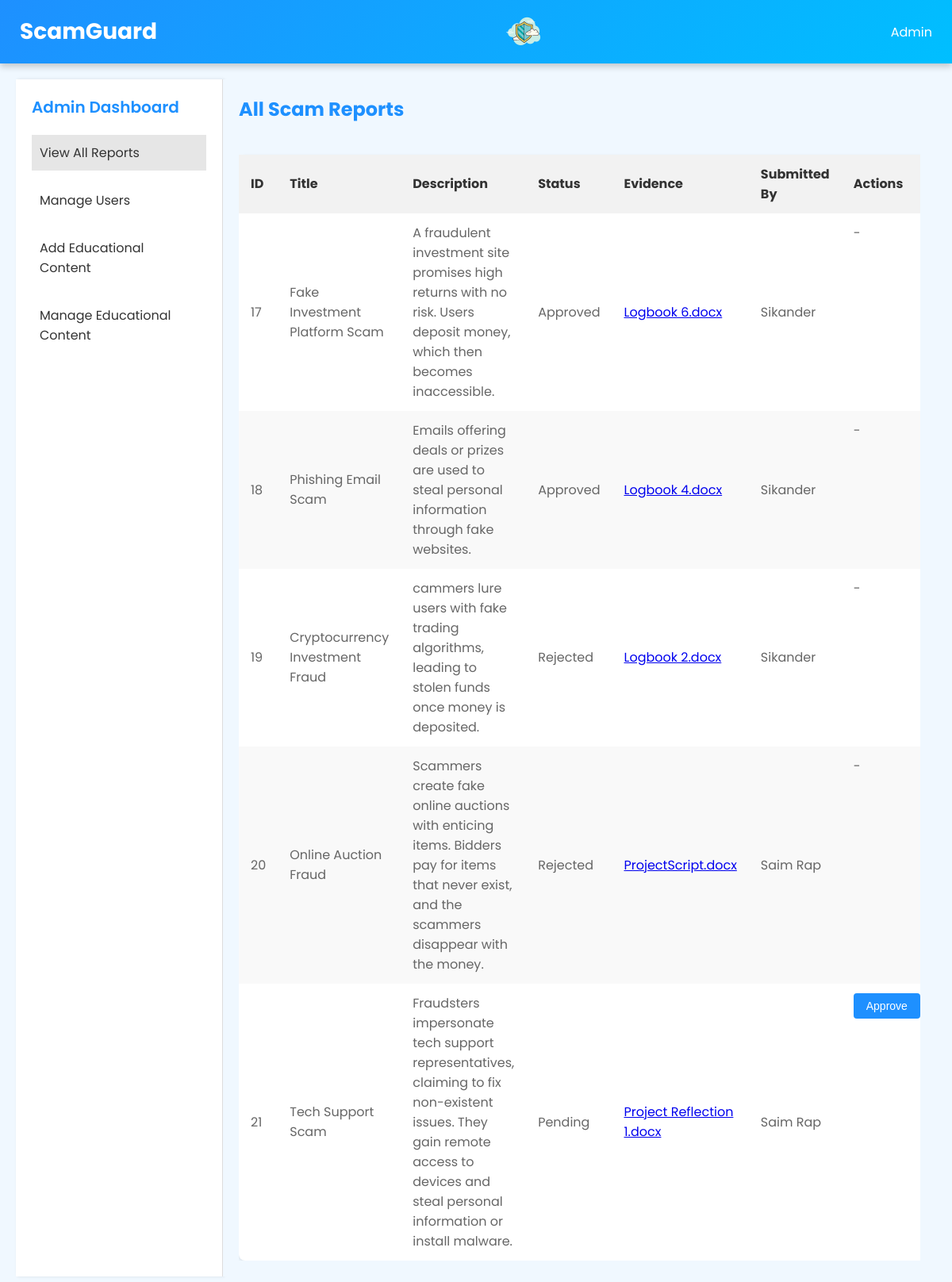
Page /admin/reports/view_all_reports.php (signed in) on the committed database.
### tables this page shows
CREATE TABLE `scam_reports` (
  `id` int(11) NOT NULL,
  `user_id` int(11) DEFAULT NULL,
  `scam_title` varchar(255) DEFAULT NULL,
  `description` text DEFAULT NULL,
  `evidence` text DEFAULT NULL,
  `status` varchar(50) DEFAULT 'Pending'
);

CREATE TABLE `users` (
  `id` int(11) NOT NULL,
  `name` varchar(100) DEFAULT NULL,
  `email` varchar(100) DEFAULT NULL,
  `password` varchar(255) DEFAULT NULL,
  `mobile` varchar(20) DEFAULT NULL,
  `address` text DEFAULT NULL,
  `country` varchar(50) DEFAULT NULL,
  `dob` date DEFAULT NULL,
  `gender` varchar(10) DEFAULT NULL,
  `type` varchar(10) NOT NULL DEFAULT 'user'
);

### session.php (called while the page is built, shortened)
<?php
function html_escape($string) {
    return htmlspecialchars($string, ENT_QUOTES, 'UTF-8');
}
?>

### admin/reports/view_all_reports.php (the view, shortened to what this page needs)
<?php
include '../../session.php';
include 'User.php';
$sql_reports = "SELECT sr.id, sr.scam_title, sr.description, sr.status, sr.evidence, u.name as user_name
                FROM scam_reports sr
                JOIN users u ON sr.user_id = u.id";
$result_reports = $conn->query($sql_reports);
$reports = $result_reports->fetch_all(MYSQLI_ASSOC);
?>
<!DOCTYPE html>
<html lang="en">
<head>
</head>
<body>
    <header>
        <h1 class="header-title">ScamGuard</h1>
        <img src="../../assets/logo.png" alt="ScamGuard Logo">
        <div class="dropdown">
            <span>Admin</span>
        </div>
    </header>
    <div class="main-container">
        <div class="sidebar">
            <h3><a href="../admin_dashboard.php">Admin Dashboard</a></h3>
            <ul>
                <li class='selected'><a href="view_all_reports.php">View All Reports</a></li>
                <li><a href="../users/manage_users.php">Manage Users</a></li>
                <li><a href="../educational_content/add_educational_content.php">Add Educational Content</a></li>
                <li><a href="../educational_content/manage_educational_content.php">Manage Educational Content</a></li>
            </ul>
        </div>
        <div class="content">
            <h2>All Scam Reports</h2>
            <div class="table-container">
                <?php if (empty($reports)): ?>
                    <p class="text-center text-lg">No reports found.</p>
                <?php else: ?>
                    <table>
                        <thead>
                            <tr>
                                <th>ID</th>
                                <th>Title</th>
                                <th>Description</th>
                                <th>Status</th>
                                <th>Evidence</th>
                                <th>Submitted By</th>
                                <th>Actions</th>
                            </tr>
                        </thead>
                        <tbody>
                            <?php foreach ($reports as $report): ?>
                                <tr>
                                    <td><?php echo html_escape($report['id']); ?></td>
                                    <td><?php echo html_escape($report['scam_title']); ?></td>
                                    <td><?php echo html_escape($report['description']); ?></td>
                                    <td><?php echo html_escape($report['status']); ?></td>
                                    <td>
                                        <?php
                                        $evidence_files = explode(',', $report['evidence']);
                                        foreach ($evidence_files as $file_path):
                                            $file_name = basename($file_path);
                                        ?>
                                            <a href="../uploads/<?php echo html_escape($file_path); ?>" download><?php echo html_escape($file_name); ?></a><br>
                                        <?php endforeach; ?>
                                    </td>
                                    <td><?php echo html_escape($report['user_name']); ?></td>
                                    <td class="action-buttons">
                                        <?php if ($report['status'] == 'Pending'): ?>
                                            <form action="approve_report.php" method="POST" style="display:inline;">
                                                <button type="submit" class="approve-button">Approve</button>
                                            </form>
                                        <?php else: ?>
                                            <span>-</span>
                                        <?php endif; ?>
                                    </td>
                                </tr>
                            <?php endforeach; ?>
                        </tbody>
                    </table>
                <?php endif; ?>
            </div>
        </div>
    </div>
</body>
</html>

### admin/reports/view_all_reports.php (style rules this page uses)
body { font-family: 'Poppins', sans-serif; background-color: #f0f8ff; margin: 0; padding: 0; display: flex; flex-direction: column; min-height: 100vh; }
header { background: linear-gradient(135deg, #1e90ff, #00bfff); color: white; padding: 15px 25px; display: flex; align-items: center; justify-content: space-between; box-shadow: 0 4px 8px rgba(0, 0, 0, 0.2); }
header img { height: 50px; }
.header-title { font-size: 28px; margin: 0; font-weight: 700; }
.dropdown { position: relative; display: inline-flex; align-items: center; }
h3 a { text-decoration: none; color: #1e90ff; }
.main-container { display: flex; flex: 1; flex-direction: row; overflow: hidden; padding: 20px; box-sizing: border-box; }
.sidebar { width: 220px; background-color: #ffffff; padding: 20px; box-shadow: 2px 0 4px rgba(0, 0, 0, 0.1); border-right: 1px solid #ddd; }
.sidebar h3 { color: #1e90ff; font-size: 20px; margin-top: 0; margin-bottom: 20px; font-weight: 600; }
.sidebar ul { list-style-type: none; padding: 0; }
.sidebar ul li { margin: 15px 0; }
.sidebar ul li a { color: #333; text-decoration: none; font-size: 16px; display: block; padding: 10px; border-radius: 4px; transition: background-color 0.3s ease; }
.content { flex: 1; padding: 20px; background-color: #f0f8ff; overflow-y: auto; box-sizing: border-box; }
.content h2 { color: #1e90ff; margin-top: 0; font-size: 24px; }
.content .table-container { overflow-x: auto; }
.content table { min-width: 100%; background-color: #ffffff; border-radius: 8px; box-shadow: 0 2px 4px rgba(0, 0, 0, 0.1); border-collapse: collapse; margin-top: 20px; }
.content th, .content td { padding: 12px 15px; text-align: left; }
.content th { background-color: #f2f2f2; color: #333; font-weight: bold; }
.content td { color: #666; }
.content tr:nth-child(even) { background-color: #f9f9f9; }
.selected { background-color: #e6e6e6; }
.action-buttons { display: flex; gap: 10px; }
.approve-button, .reject-button { background-color: #1e90ff; color: white; border: none; padding: 8px 16px; border-radius: 4px; cursor: pointer; font-size: 14px; transition: background-color 0.3s ease; }

### rows in the picture
scam_reports: id "17", scam_title "Fake Investment Platform Scam", description "A fraudulent investment site promises high returns with no risk. Users deposit money, which then becomes inaccessible.", status "Approved", evidence "Logbook 6.docx", user.name "Sikander"
scam_reports: id "18", scam_title "Phishing Email Scam", description "Emails offering deals or prizes are used to steal personal information through fake websites.", status "Approved", evidence "Logbook 4.docx", user.name "Sikander"
scam_reports: id "19", scam_title "Cryptocurrency Investment Fraud", description "cammers lure users with fake trading algorithms, leading to stolen funds once money is deposited.", status "Rejected", evidence "Logbook 2.docx", user.name "Sikander"
scam_reports: id "20", scam_title "Online Auction Fraud", description "Scammers create fake online auctions with enticing items. Bidders pay for items that never exist, and the scammers disappear with the money.", status "Rejected", evidence "ProjectScript.docx", user.name "Saim Rap"
scam_reports: id "21", scam_title "Tech Support Scam", description "Fraudsters impersonate tech support representatives, claiming to fix non-existent issues. They gain remote access to devices and steal personal information or install malware.", status "Pending", evidence "Project Reflection 1.docx", user.name "Saim Rap"
